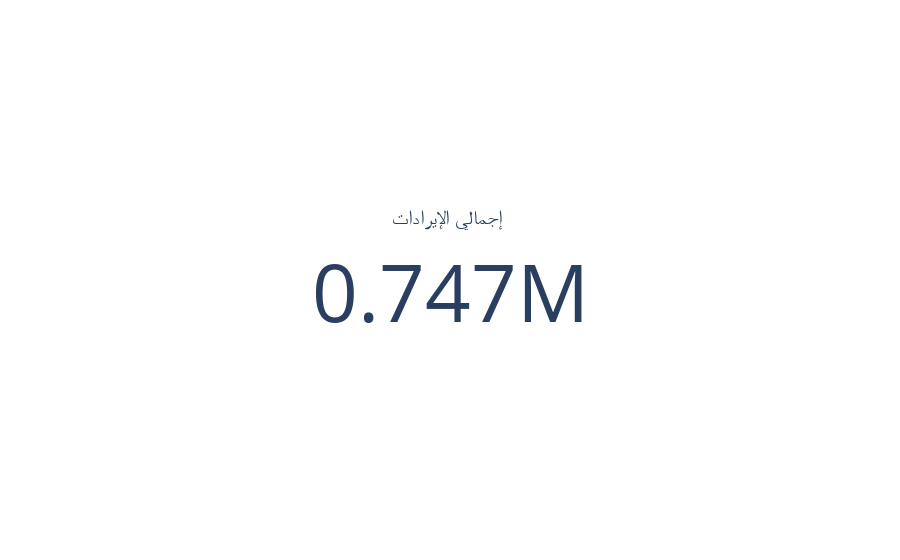

Notebook code for this chart:
### Markdown cell above
What was the total revenue generated by the company over the course of the year?

### Code cell
fig = go.Figure()
fig.add_trace(go.Indicator(mode="number", value=Reveue, title={"text":"إجمالي الإيرادات "},
                          domain={"row":0, "column":0}))

### Figure 1 — Plotly figure (JSON) as saved in the notebook; plotly's stock layout.template omitted (floating-point values rounded to 4 significant figures)
{"data": [{"domain": {"column": 0, "row": 0}, "mode": "number", "title": {"text": "إجمالي الإيرادات "}, "type": "indicator", "value": 747230}], "layout": {}}
